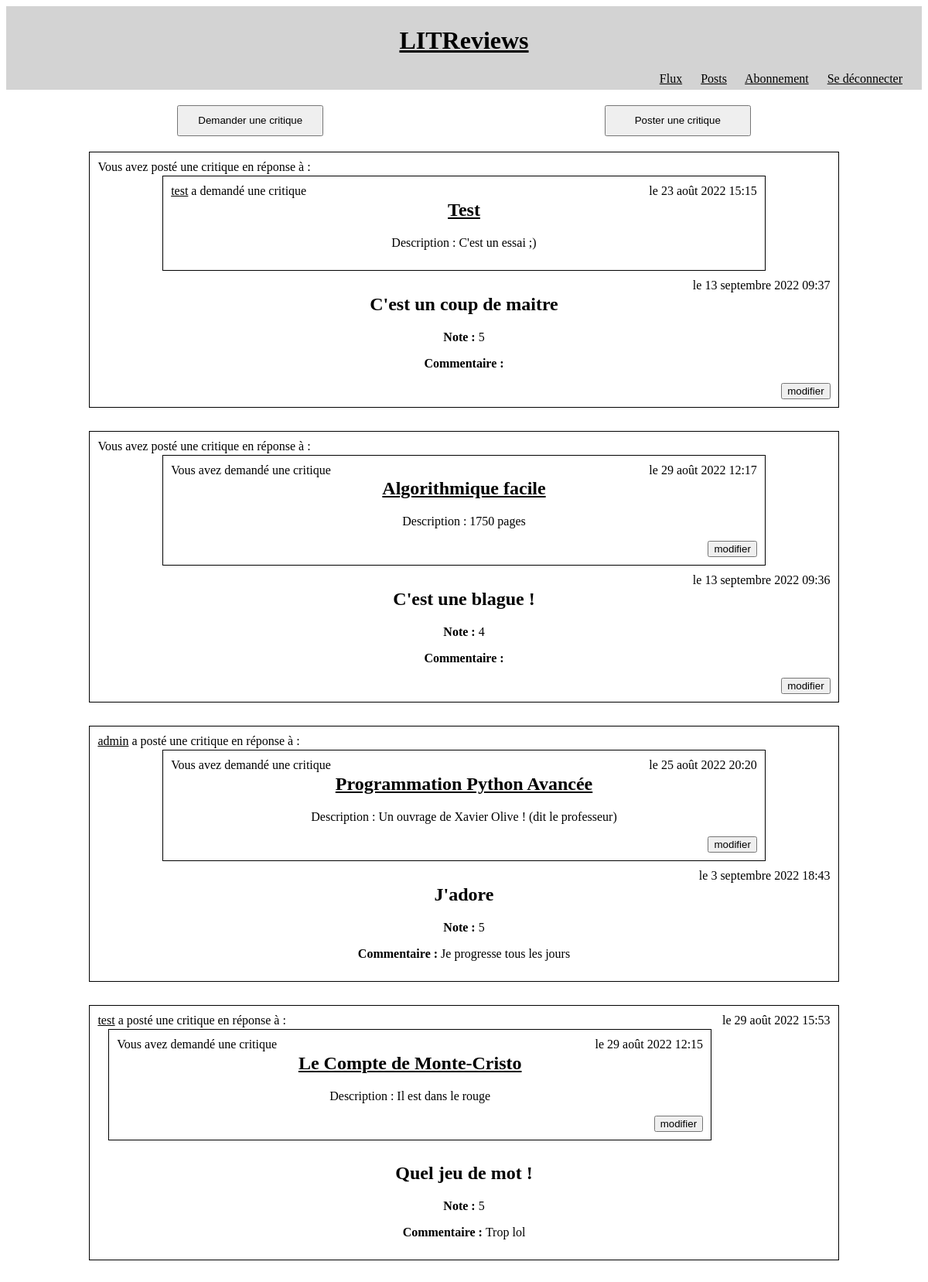
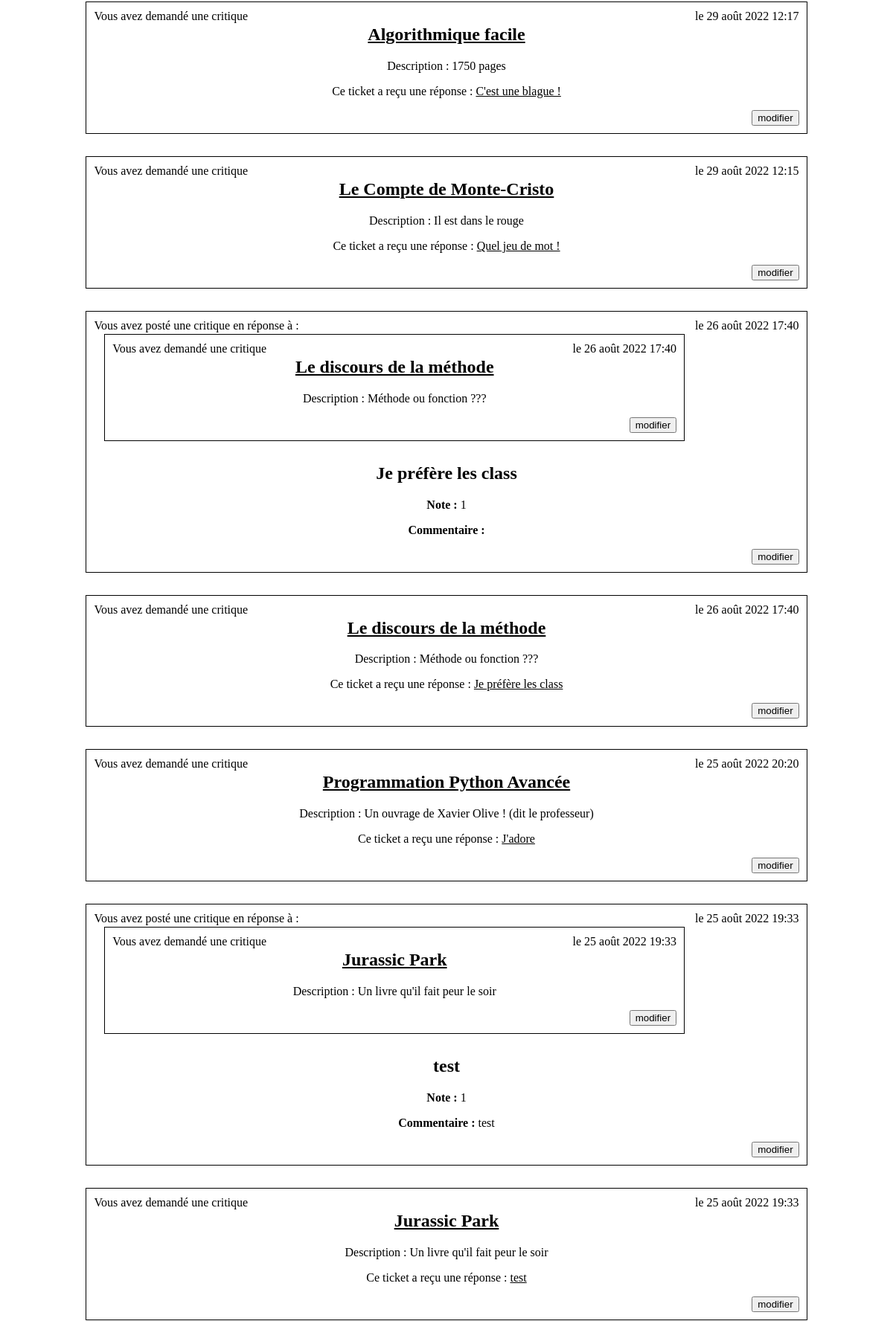
Screenshot of /home/ (signed in, upper part) with the database file from the repository (2 pictures, top to bottom).
### reviews/models.py (models this page shows, shortened)
class Review(models.Model):
    rating_choices = [(0, 0), (1, 1), (2, 2), (3, 3), (4, 4), (5, 5)]
    ticket = models.ForeignKey(to=Ticket,
                               on_delete=models.CASCADE)
    headline = models.CharField(max_length=128,
                                verbose_name="Titre")
    rating = models.PositiveSmallIntegerField(
        verbose_name="Note",
        choices=rating_choices,
        default=rating_choices[3])
    body = models.CharField(max_length=8192,
                            blank=True,
                            verbose_name="Commentaire")
    user = models.ForeignKey(to=settings.AUTH_USER_MODEL,
                             on_delete=models.CASCADE)
    objects = models.Manager()
    time_created = models.DateTimeField(auto_now_add=True)

class Ticket(models.Model):
    title = models.CharField(verbose_name="Titre", max_length=128)
    description = models.CharField(max_length=2048)
    user = models.ForeignKey(to=settings.AUTH_USER_MODEL,
                             on_delete=models.CASCADE)
    image = models.ImageField(null=True,
                              blank=True)
    time_created = models.DateTimeField(auto_now_add=True)
    objects = models.Manager()

### authentication/models.py (models this page shows)
class User(AbstractUser):
    follows = models.ManyToManyField('self',
                                     through=UserFollows,
                                     through_fields=('user', 'followed_user'),
                                     )

### reviews/views.py (the view)
# urls.py: 2. Add a URL to urlpatterns:  path('', Home.as_view(), name='home')
class Home(LoginRequiredMixin, View):
    login_url = settings.LOGIN_URL
    redirect_field_name = 'redirect_to'
    template_name = 'reviews/home.html'
    def get(self, request):
        tickets = Ticket.objects.filter(
            Q(user__in=request.user.follows.all()) |
            Q(user=request.user)
        )
        reviews = Review.objects.filter(
            Q(user__in=request.user.follows.all()) |
            Q(user=request.user) |
            Q(ticket__user=request.user)
        )
        posts = sorted(chain(reviews, tickets),
                       key=lambda x: x.time_created,
                       reverse=True)
        return render(request, self.template_name, {'posts': posts})

### reviews/templatetags/blog_extra.py (called while the page is built)
@register.filter
def is_review(instance):
    return type(instance).__name__ == "Review"

@register.filter
def is_ticket(instance):
    return type(instance).__name__ == "Ticket"

### reviews/templates/reviews/home.html
{% extends 'base.html' %}
{% block content %}
<a class="medium" href="{% url 'add_ticket' %}"><button class="medium">Demander une critique</button></a>
<a class="medium" href="{% url 'add_review' %}"><button class="medium">Poster une critique</button></a>
{% include 'reviews/partials/posts_list.html' %}
{% endblock content %}

### reviews/templates/reviews/partials/review-block.html
<div class="block large">
  <div class="legend">
    {% if review.user == user %}
    Vous avez
    {% else %}
    <a href="{% url 'posts' review.user.id %}">{{ review.user.username }}</a> a
    {% endif %}
    posté une critique en réponse à :
</div>
{% include 'reviews/partials/ticket-block.html' with ticket=review.ticket condensed=True %}
<p class="floating">le {{ review.time_created }}</p>
        <h2>{{ review.headline }}</h2>
        <p><strong>Note : </strong>{{ review.rating }}</p>
        <p><strong>Commentaire : </strong>{{ review.body }}</p>
    {% if review.user == user %}
        {% url 'modify_review' review.ticket.id review.id as link %}
        {% include 'reviews/partials/button_snippet.html' with link=link class='floating' text='modifier' %}
    {% endif %}
    </div>

### reviews/templates/reviews/partials/ticket-block.html
<div class="block large">
    <div class="legend">
        {% if ticket.user == user %}
        Vous avez
        {% else %}
        <a href="{% url 'posts' ticket.user.id %}">{{ ticket.user.username }}</a> a
        {% endif %}
        demandé une critique
    </div>
    <p class="floating">le {{ ticket.time_created }}</p>
    <h2><a href="{% url 'ticket-detail' ticket.id %}">{{ ticket.title }}</a></h2>
    <p>Description : {{ ticket.description }}</p>
    {% if not condensed %}
        {% for review in ticket.review_set.all %}
                <p>Ce ticket a reçu une réponse : <a href="{% url 'review-detail' review.id %}">{{ review.headline }}</a></p>
        {% empty %}
                <p>Ce ticket n'a pas encore obtenu de réponse. <a href="{% url 'add_review_to_ticket' ticket.id %}"><button formaction="" form="">Poster une review</button></a></p>
        {% endfor %}
    {% endif %}
    {% if ticket.user == user %}
        {% url 'modify_ticket' ticket.id as link %}
        {% include 'reviews/partials/button_snippet.html' with link=link class='floating' text='modifier' %}
    {% endif %}
</div>

### reviews/templates/reviews/partials/button_snippet.html
<a href="{{ link }}"><button class="{{ class }}" formaction="" form="">{{ text }}</button></a>

### static/LITReview/styles.css (style rules this page uses)
* :visited, * :link { color: black; }
.block { min-width: 45%; display: inline-block; border: 1px solid black; padding: 10px; margin-top: 20px; margin-bottom: 10px; margin-left: 10px; margin-right: 10px; text-align: center; }
.large { min-width: 80%; text-align: center; }
.medium { text-align: center; min-width: 40%; min-height: 40px; }
.legend { position:absolute; }
.floating { float: right; margin: auto; }

### rows the page displays
Review: shows "Vous avez", time_created "13 septembre 2022 09:37", headline "C'est un coup de maitre", rating "5", text "modifier"
Ticket: user.username "test", time_created "23 août 2022 15:15", title "Test", description "C'est un essai ;)"
Review: shows "Vous avez", text "modifier modifier", time_created "13 septembre 2022 09:36", headline "C'est une blague !", rating "4"
Ticket: time_created "29 août 2022 12:17", title "Algorithmique facile", description "1750 pages", shows "Vous avez", text "modifier"
Review: user.username "admin", shows "Vous avez", text "modifier", time_created "3 septembre 2022 18:43", headline "J'adore", rating "5", body "Je progresse tous les jours"
Ticket: time_created "25 août 2022 20:20", title "Programmation Python Avancée", description "Un ouvrage de Xavier Olive ! (dit le professeur)", shows "Vous avez", text "modifier"
Review: user.username "test", shows "Vous avez", text "modifier", time_created "29 août 2022 15:53", headline "Quel jeu de mot !", rating "5", body "Trop lol"
Ticket: time_created "29 août 2022 12:15", title "Le Compte de Monte-Cristo", description "Il est dans le rouge", shows "Vous avez", text "modifier"
Review: shows "Vous avez", text "modifier modifier", time_created "26 août 2022 17:40", headline "Je préfère les class", rating "1"
Ticket: time_created "26 août 2022 17:40", title "Le discours de la méthode", description "Méthode ou fonction ???", shows "Vous avez", text "modifier"
Review: shows "Vous avez", text "modifier modifier", time_created "25 août 2022 19:33", headline "test", rating "1", body "test"
Ticket: time_created "25 août 2022 19:33", title "Jurassic Park", description "Un livre qu'il fait peur le soir", shows "Vous avez", text "modifier"
